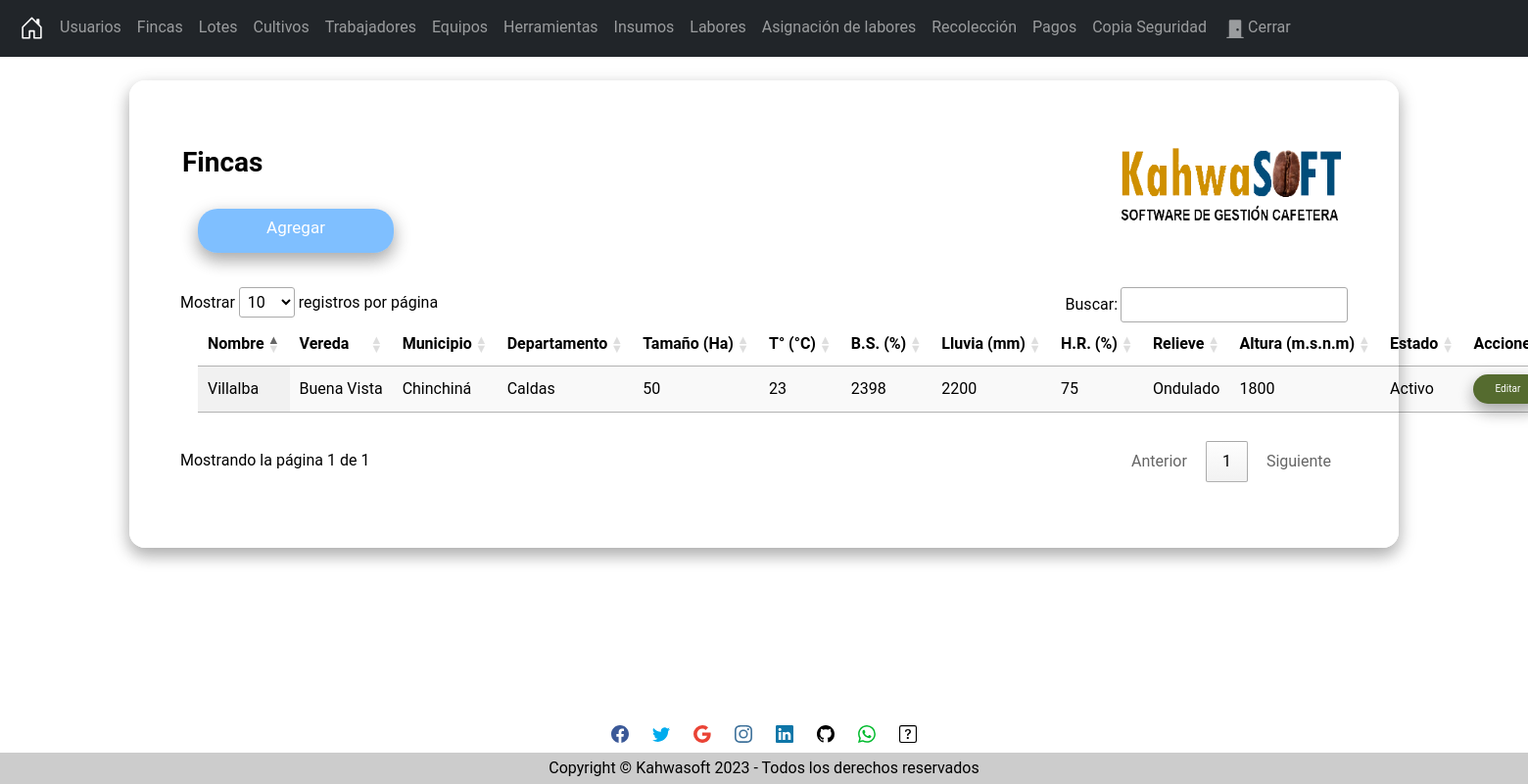
Screenshot of /secciones/Finca/index.php (signed in) with the database file from the repository.
### tables this page shows
CREATE TABLE `finca` (
  `id` int(11) NOT NULL AUTO_INCREMENT,
  `Nombredelpredio` varchar(255) NOT NULL,
  `Vereda` varchar(255) NOT NULL,
  `Municipio` varchar(255) NOT NULL,
  `Departamento` varchar(255) NOT NULL,
  `Tamano` int(11) NOT NULL,
  `Temperatura` int(11) NOT NULL,
  `Lluvia` int(11) NOT NULL,
  `BrilloSolar` int(11) NOT NULL,
  `HumedadRelativa` int(11) NOT NULL,
  `Relieve` varchar(255) NOT NULL,
  `Altura` int(11) NOT NULL,
  `Estado` tinyint(1) NOT NULL,
  PRIMARY KEY (`id`),
  UNIQUE KEY `Nombredelpredio` (`Nombredelpredio`)
);

### secciones/Finca/index.php (the view, shortened to what this page needs)
<?php
    include("../../bd.php");
    $sentencia = $conexion->prepare("SELECT * FROM `finca`");
    $sentencia->execute();
    $fincas = $sentencia->fetchall(PDO::FETCH_ASSOC);
?>
<?php include("../../templates/header.php"); ?>
<br/>
    <div class="card">
        <div class="content">
            <div class="title">
                <h3 id="Titulo"><strong>Fincas</strong><img src="../../Img/Logo.png" width="230" height="80" align="right"></h3>
            </div>
            <div class="card-body">
                <a name="" id="btncrear" class="btn" title="Agregar" href="crear.php" role="button">Agregar</a>
                <div class="table-responsive-sm">
                    <table  id="tabla_id" class="display nowrap" style="width:100%">
                        <thead>
                            <tr>
                                <th scope="col">Nombre</th>
                                <th scope="col">Vereda</th>
                                <th scope="col">Municipio</th>
                                <th scope="col">Departamento</th>
                                <th scope="col">Tamaño (Ha)</th>
                                <th scope="col">T° (°C)</th>
                                <th scope="col">B.S. (%)</th>
                                <th scope="col">Lluvia (mm)</th>
                                <th scope="col">H.R. (%)</th>
                                <th scope="col">Relieve</th>
                                <th scope="col">Altura (m.s.n.m)</th>
                                <th scope="col">Estado</th>
                                <th scope="col">Acciones</th>
                            </tr>
                        </thead>
                        <tbody>
                            <?php foreach($fincas as $finca) {?>
                                <tr class="">
                                    <td><?php echo $finca['Nombredelpredio']; ?></td>
                                    <td><?php echo $finca['Vereda']; ?></td>
                                    <td><?php echo $finca['Municipio']; ?></td>
                                    <td><?php echo $finca['Departamento']; ?></td>
                                    <td><?php echo $finca['Tamano']; ?></td>
                                    <td><?php echo $finca['Temperatura']; ?></td>
                                    <td><?php echo $finca['BrilloSolar']; ?></td>
                                    <td><?php echo $finca['Lluvia']; ?></td>
                                    <td><?php echo $finca['HumedadRelativa']; ?></td>
                                    <td><?php echo $finca['Relieve']; ?></td>
                                    <td><?php echo $finca['Altura']; ?></td>
                                    <?php if($finca['Estado']==1){ ?>
                                        <td>Activo</td>
                                    <?php }?>
                                    <td> <a id="editar" class="btn" title="Editar" href="editar.php?txtID=<?php echo $finca['id']; ?>" role="button">Editar</a>
                                    </td>
                                </tr>
                            <?php }?>
                        </tbody>
                    </table>
                </div>
            </div>
        </div>
    </div>
<?php include("../../templates/footer.php"); ?>
<?php include("../../templates/socfooter.php"); ?>

### Css/Styles.css (style rules this page uses)
body { margin-bottom: 60px; margin: 0; padding: 0; background-image: url(../Img/Fondo.png); background-repeat: no-repeat; background-attachment: fixed; background-size: 100% 100%; font-family: 'Roboto', 'sans-serif'; height: 100vh; }
.card { width: 100%; max-width: 400%; color: #000000; padding: 50px 35px; border: 1px solid rgba(255,255, 255, 0.70); background: rgba(255, 255, 255, 0.70); border-radius: 16px; box-shadow: 0 8px 16px 0 rgba(0,0,0,0.2), 0 6px 20px 0 rgba(0,0,0,0.19); }
#btncrear { margin-top: 30px; background: rgba(0, 128, 255, 0.5); border-radius: 20px; box-shadow: 5px 5px #B2BABB; color: white; width: 200px; height: 45px; font-size: 17px; margin-top: 5px; margin-right: 5px; margin-bottom: 35px; margin-left: 18px; box-shadow: 0 8px 16px 0 rgba(0,0,0,0.2), 0 6px 20px 0 rgba(0,0,0,0.19); }
#Titulo { margin-top: 16px; margin-right: 20px; margin-bottom: 9px; margin-left: 18px; font-family: 'Roboto', sans-serif; }
#editar { background: rgb(85, 107, 47); border-radius: 20px; box-shadow: 0 8px 16px 0 rgba(0,0,0,0.2), 0 6px 20px 0 rgba(0,0,0,0.19); color: white; width: 70px; height: 30px; font-size: 10px; margin-right: 5px; }
#tabla_id { margin-top: 16px; margin-right: 20px; margin-bottom: 25px; margin-left: 18px; }

### rows the page displays
finca: Nombredelpredio "Villalba", Vereda "Buena Vista", Municipio "Chinchiná", Departamento "Caldas", Tamano "50", Temperatura "23", BrilloSolar "2398", Lluvia "2200", HumedadRelativa "75", Relieve "Ondulado", Altura "1800", Estado "Activo"
